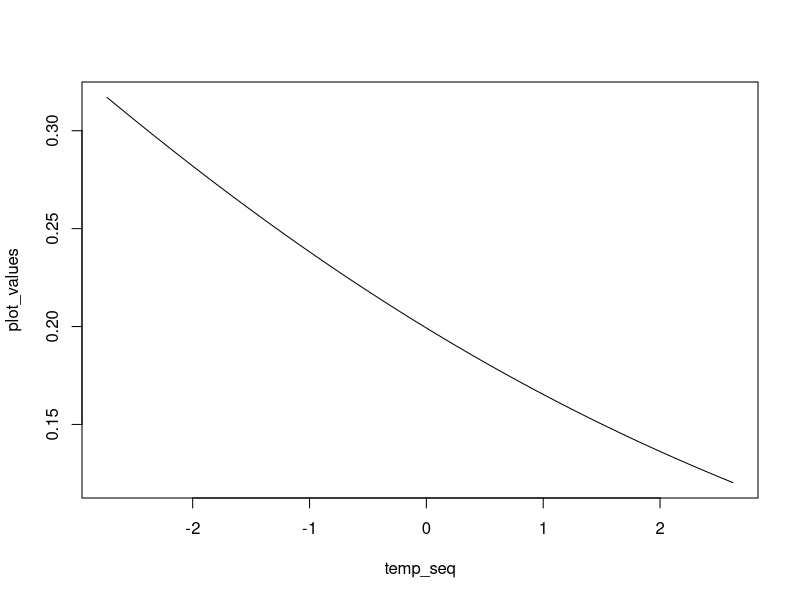
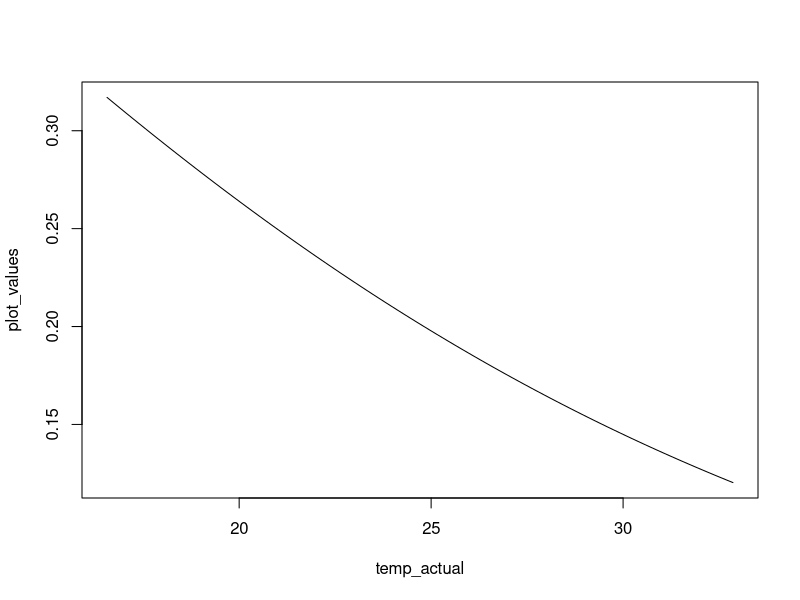
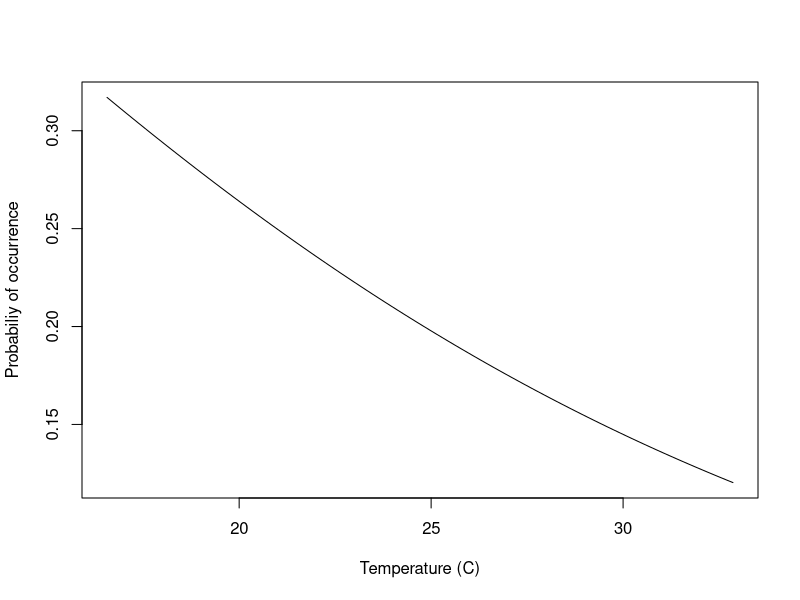
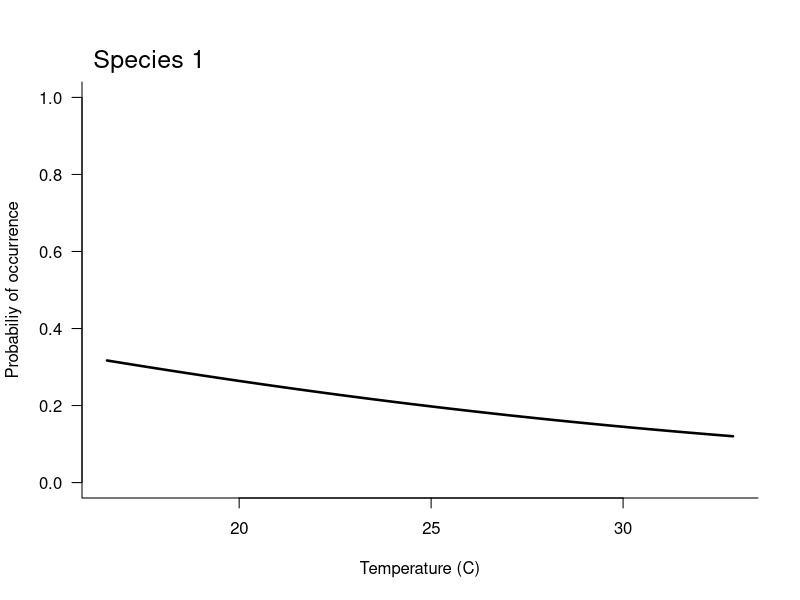
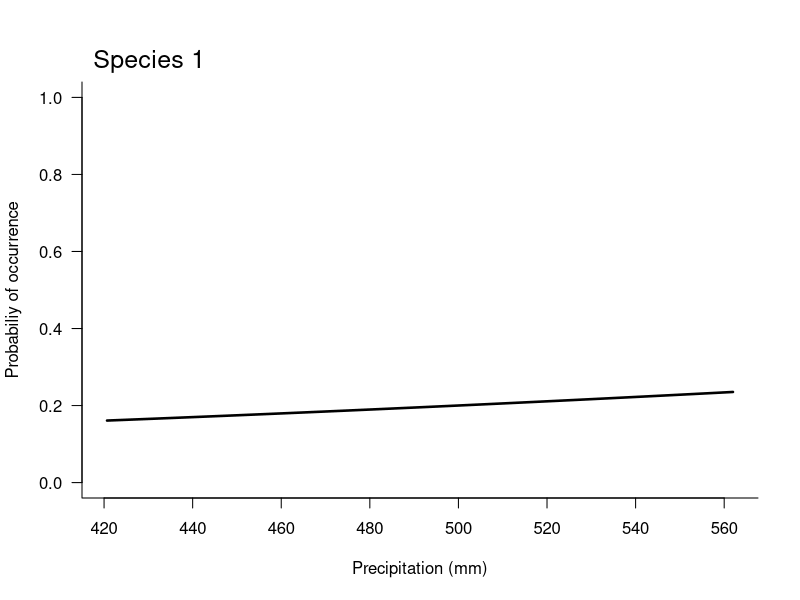
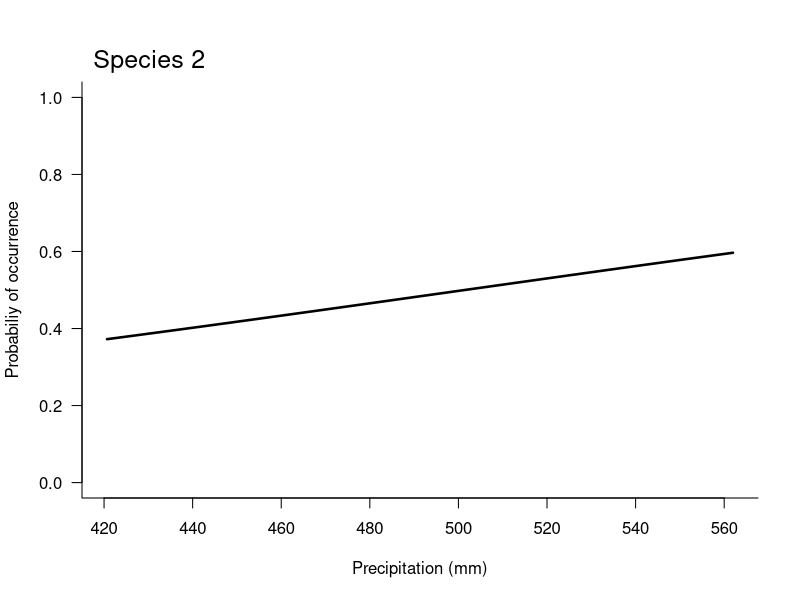

Write R code to recreate these figures, in order.
# set a seed to make sure we don't get ridiculous simulated values
set.seed(2019-11-27)

# simulate some data with the following attributes
n_sites <- 200
n_species <- 3

# we need some predictor variables
predictors <- data.frame(
  intercept = rep(1, n_sites),
  temperature_c = rnorm(n_sites, mean = 25, sd = 3),
  precipitation_mm = rnorm(n_sites, mean = 500, sd = 30),
  tree_cover_pc = runif(n_sites, min = 20, max = 80),
  flowering_pc = runif(n_sites, min = 0, max = 45)
)

# simulate some species-level associations with covariates
n_covariates <- ncol(predictors)
covariate_effects <- matrix(rnorm(n_species * n_covariates, mean = 0, sd = (1 / apply(predictors, 2, mean))),
                            nrow = n_covariates,
                            ncol = n_species)

# we can use these to create a `linear_predictor` that gives the mean
#   probability of occurrence for each species at each site (assuming
#   a logit link function)
linear_predictor <- plogis(as.matrix(predictors) %*% covariate_effects)

# we can use these to simulate species occurrences
species_occurrences <- matrix(
  rbinom(n = (n_sites * n_species), size = 1, prob = linear_predictor),
  nrow = n_sites,
  ncol = n_species
)

# now we want to fit a GLM to these data to estimate probabilities of
#   occurrence as as function of the environmental variables

# start by rescaling the environmental variables so they're all centered
#   and have variance = 1
predictors$temperature_std <-
  (predictors$temperature_c - mean(predictors$temperature_c)) /
  sd(predictors$temperature_c)
predictors$precipitation_std <-
  (predictors$precipitation_mm - mean(predictors$precipitation_mm)) /
  sd(predictors$precipitation_mm)
predictors$tree_cover_std <-
  (predictors$tree_cover_pc - mean(predictors$tree_cover_pc)) /
  sd(predictors$tree_cover_pc)
predictors$flowering_std <-
  (predictors$flowering_pc - mean(predictors$flowering_pc)) /
  sd(predictors$flowering_pc)

# create a data set with everything includes
data_set <- data.frame(
  occ_sp1 = species_occurrences[, 1],
  occ_sp2 = species_occurrences[, 2],
  occ_sp3 = species_occurrences[, 3],
  predictors
)

# fit a GLM model for the first species
model_sp1 <- glm(occ_sp1 ~ temperature_std + precipitation_std + tree_cover_std + flowering_std,
                 data = data_set,
                 family = binomial())

# repeat for species 2 and 3
model_sp2 <- glm(occ_sp2 ~ temperature_std + precipitation_std + tree_cover_std + flowering_std,
                 data = data_set,
                 family = binomial())
model_sp3 <- glm(occ_sp3 ~ temperature_std + precipitation_std + tree_cover_std + flowering_std,
                 data = data_set,
                 family = binomial())

# now we can make some plots of occurrence probabilities against predictors

# how many values should we use to draw our fitted association?
n_plot <- 100

# we need a sequence of predictor values (temperature, here) so we can predict
#   occurrence probabilities along a gradient
temp_seq <- seq(min(data_set$temperature_std), max(data_set$temperature_std), length = n_plot)

# now we make a new data.frame, with the predictor sequence add for the variable
#   of interest, and zeros otherwise (holding all other predictors at their mean)
plot_data <- data.frame(
  temperature_std = temp_seq,
  precipitation_std = rep(0, n_plot),
  tree_cover_std = rep(0, n_plot),
  flowering_std = rep(0, n_plot)
)

# we can use this new data.frame to predict the probability of occurrence at
#   each value along the predictor sequence
plot_values <- predict(model_sp1, newdata = plot_data, type = "response")

# now plot it
plot(plot_values ~ temp_seq, type = "l")

# there's a few things we might want to fix with this plot:
#   1. the x-axis has the standardised values but ideally would have the true temperature values
#   2. we could add some informative axis labels
#   3. we could make some formatting changes based on our own preferences

# change the axis range
temp_actual <- temp_seq * sd(data_set$temperature_c) + mean(data_set$temperature_c)
plot(plot_values ~ temp_actual, type = "l")

# change the axis labels
plot(plot_values ~ temp_actual,
     type = "l",
     xlab = "Temperature (C)",
     ylab = "Probabiliy of occurrence")

# other random things we can change
plot(plot_values ~ temp_actual,
     type = "l",
     bty = "l",
     las = 1,
     lwd = 2.5,
     ylim = c(0, 1),
     xlab = "Temperature (C)",
     ylab = "Probabiliy of occurrence")

# could even add a label to the plot
mtext("Species 1", side = 3, line = 0.5, adj = 0.02, cex = 1.5)

# that was easy enough. But now we want to repeat this processs for other
#   predictors and species

# let's start with precipitation for species 1
precip_seq <- seq(min(data_set$precipitation_std), max(data_set$precipitation_std), length = n_plot)
plot_data <- data.frame(
  temperature_std = rep(0, n_plot),
  precipitation_std = precip_seq,
  tree_cover_std = rep(0, n_plot),
  flowering_std = rep(0, n_plot)
)
plot_values <- predict(model_sp1, newdata = plot_data, type = "response")
precip_actual <- precip_seq * sd(data_set$precipitation_mm) + mean(data_set$precipitation_mm)
plot(plot_values ~ precip_actual,
     type = "l",
     bty = "l",
     las = 1,
     lwd = 2.5,
     ylim = c(0, 1),
     xlab = "Precipitation (mm)",
     ylab = "Probabiliy of occurrence")

# could even add a label to the plot
mtext("Species 1", side = 3, line = 0.5, adj = 0.02, cex = 1.5)

# what about species 2?
# let's start with precipitation for species 1
precip_seq <- seq(min(data_set$precipitation_std), max(data_set$precipitation_std), length = n_plot)
plot_data <- data.frame(
  temperature_std = rep(0, n_plot),
  precipitation_std = precip_seq,
  tree_cover_std = rep(0, n_plot),
  flowering_std = rep(0, n_plot)
)
plot_values <- predict(model_sp2, newdata = plot_data, type = "response")
precip_actual <- precip_seq * sd(data_set$precipitation_mm) + mean(data_set$precipitation_mm)
plot(plot_values ~ precip_actual,
     type = "l",
     bty = "l",
     las = 1,
     lwd = 2.5,
     ylim = c(0, 1),
     xlab = "Precipitation (mm)",
     ylab = "Probabiliy of occurrence")

# could even add a label to the plot
mtext("Species 2", side = 3, line = 0.5, adj = 0.02, cex = 1.5)

# great, but this seems like a tedious amount of copy-paste if we want to plot
#   three species by four predictors. What if we had more species?
